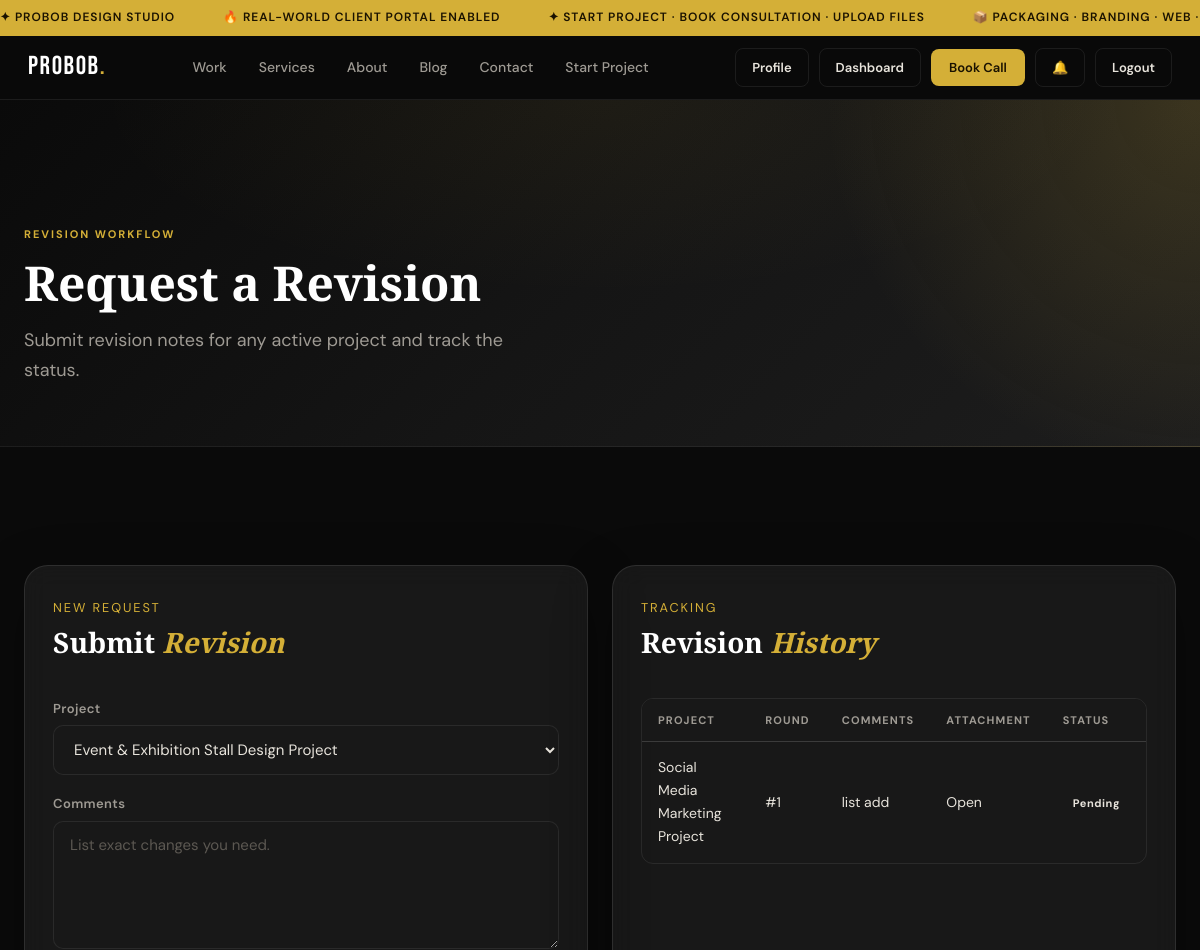
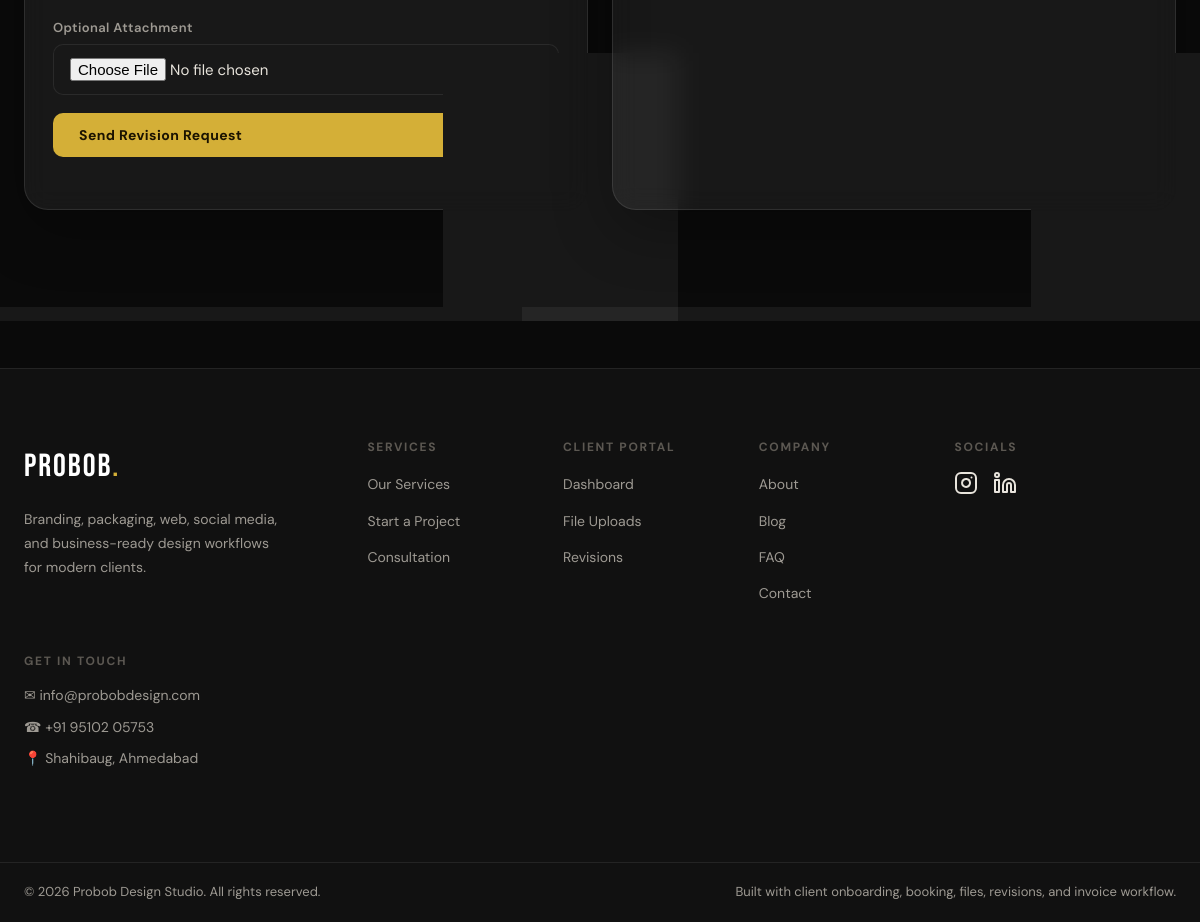
Page /client/revisions (signed in) on the committed database (2 pictures, top to bottom).
### tables this page shows
CREATE TABLE revision_requests (
            id INTEGER PRIMARY KEY AUTOINCREMENT,
            project_id INTEGER,
            user_id INTEGER,
            revision_no INTEGER DEFAULT 1,
            comments TEXT,
            attachment_path TEXT,
            status TEXT DEFAULT 'Pending',
            created_at TEXT DEFAULT CURRENT_TIMESTAMP
        );

CREATE TABLE projects (
            id INTEGER PRIMARY KEY AUTOINCREMENT,
            user_id INTEGER,
            quote_id INTEGER,
            title TEXT NOT NULL,
            service TEXT,
            brief TEXT,
            status TEXT DEFAULT 'Inquiry Received',
            priority TEXT DEFAULT 'Medium',
            budget TEXT,
            due_date TEXT,
            designer_name TEXT,
            progress INTEGER DEFAULT 0,
            created_at TEXT DEFAULT CURRENT_TIMESTAMP
        );

### app.py (the view, shortened to what this page needs)
@app.route('/client/revisions', methods=['GET', 'POST'])
@login_required
def client_revisions():
    db = get_db()
    user = get_current_user()
    projects = db.execute('SELECT id,title FROM projects WHERE user_id=? ORDER BY id DESC', (user['id'],)).fetchall()
    revisions = db.execute(
        '''SELECT r.*, p.title AS project_title FROM revision_requests r
           LEFT JOIN projects p ON r.project_id=p.id
           WHERE r.user_id=? ORDER BY r.id DESC''',
        (user['id'],)
    ).fetchall()
    return render_template('revisions.html', projects=projects, revisions=revisions)

### app.py (called while the page is built)
def get_db():
    db = getattr(g, '_database', None)
    if db is None:
        db = g._database = sqlite3.connect(DATABASE)
        db.row_factory = sqlite3.Row
    return db

@app.teardown_appcontext
def close_connection(exception):
    db = getattr(g, '_database', None)
    if db is not None:
        db.close()

def login_required(f):
    @wraps(f)
    def decorated(*args, **kwargs):
        if 'user_id' not in session:
            flash('Please log in to access this page.', 'warning')
            return redirect(url_for('login', next=request.path))
        return f(*args, **kwargs)
    return decorated

def get_current_user():
    if 'user_id' not in session:
        return None
    return get_db().execute('SELECT * FROM users WHERE id=?', (session['user_id'],)).fetchone()

def get_user_notifications(limit=5, only_unread=False):
    user = get_current_user()
    if not user:
        return []
    query = 'SELECT * FROM notifications WHERE user_id=?'
    params = [user['id']]
    if only_unread:
        query += ' AND is_read=0'
    query += ' ORDER BY id DESC LIMIT ?'
    params.append(limit)
    return get_db().execute(query, tuple(params)).fetchall()

def unread_notification_count():
    user = get_current_user()
    if not user:
        return 0
    return get_db().execute('SELECT COUNT(*) FROM notifications WHERE user_id=? AND is_read=0', (user['id'],)).fetchone()[0]

@app.context_processor
def inject_user():
    user = get_current_user()
    play_login_sound = bool(session.pop('play_login_sound', False))
    return {
        'current_user': user,
        'notif_preview': get_user_notifications(limit=5) if user else [],
        'notif_unread_count': unread_notification_count() if user else 0,
        'play_login_sound': play_login_sound,
        'now_iso': now_iso
    }

### templates/revisions.html (shortened to what this page needs)
{% extends "base.html" %}
{% block content %}
<div class="page-hero compact dashboard-hero-bg"><div class="container"><span class="section-kicker">Revision Workflow</span><h1>Request a Revision</h1><p>Submit revision notes for any active project and track the status.</p></div></div>
<section class="section"><div class="container">
    <div class="dashboard-grid-2">
        <div class="dash-section glass-card">
            <div class="panel-head"><div><span class="panel-kicker">New Request</span><h2>Submit <em>Revision</em></h2></div></div>
            <form method="POST" enctype="multipart/form-data" class="auth-form">
                <div class="form-group"><label>Project</label><select name="project_id" required>{% for project in projects %}<option value="{{ project.id }}">{{ project.title }}</option>{% endfor %}</select></div>
                <div class="form-group"><label>Comments</label><textarea name="comments" rows="5" required placeholder="List exact changes you need."></textarea></div>
                <div class="form-group"><label>Optional Attachment</label><input type="file" name="attachment"></div>
                <button class="btn-primary" type="submit">Send Revision Request</button>
            </form>
        </div>
        <div class="dash-section glass-card">
            <div class="panel-head"><div><span class="panel-kicker">Tracking</span><h2>Revision <em>History</em></h2></div></div>
            {% if revisions %}
            <div class="dash-table-wrap"><table class="dash-table"><thead><tr><th>Project</th><th>Round</th><th>Comments</th><th>Attachment</th><th>Status</th></tr></thead><tbody>{% for item in revisions %}<tr><td>{{ item.project_title or '—' }}</td><td>#{{ item.revision_no }}</td><td>{{ item.comments[:80] }}{% if item.comments|length > 80 %}…{% endif %}</td><td>{% if item.attachment_path %}<a href="{{ item.attachment_path }}" target="_blank">Open</a>{% else %}—{% endif %}</td><td><span class="status-badge status-{{ item.status|lower|replace(' ','-') }}">{{ item.status }}</span></td></tr>{% endfor %}</tbody></table></div>
            {% else %}<div class="empty-state">No revision requests yet.</div>{% endif %}
        </div>
    </div>
</div></section>
{% endblock %}

### rows in the picture
revision_requests: title "Social Media Marketing Project", revision_no "1", comments "list add", status "Pending"

### other values in the picture
form field project_id "Event & Exhibition Stall Design Project"
